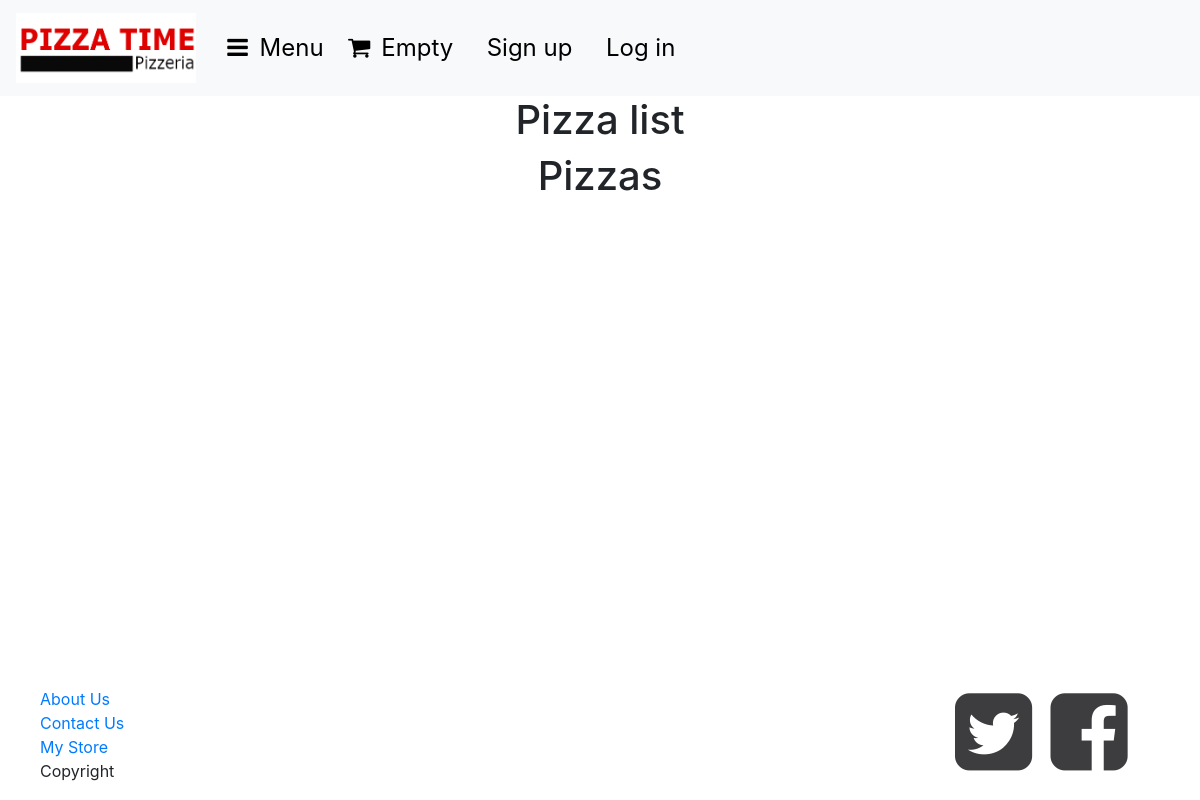
The app's page /pizzayeah, older data.
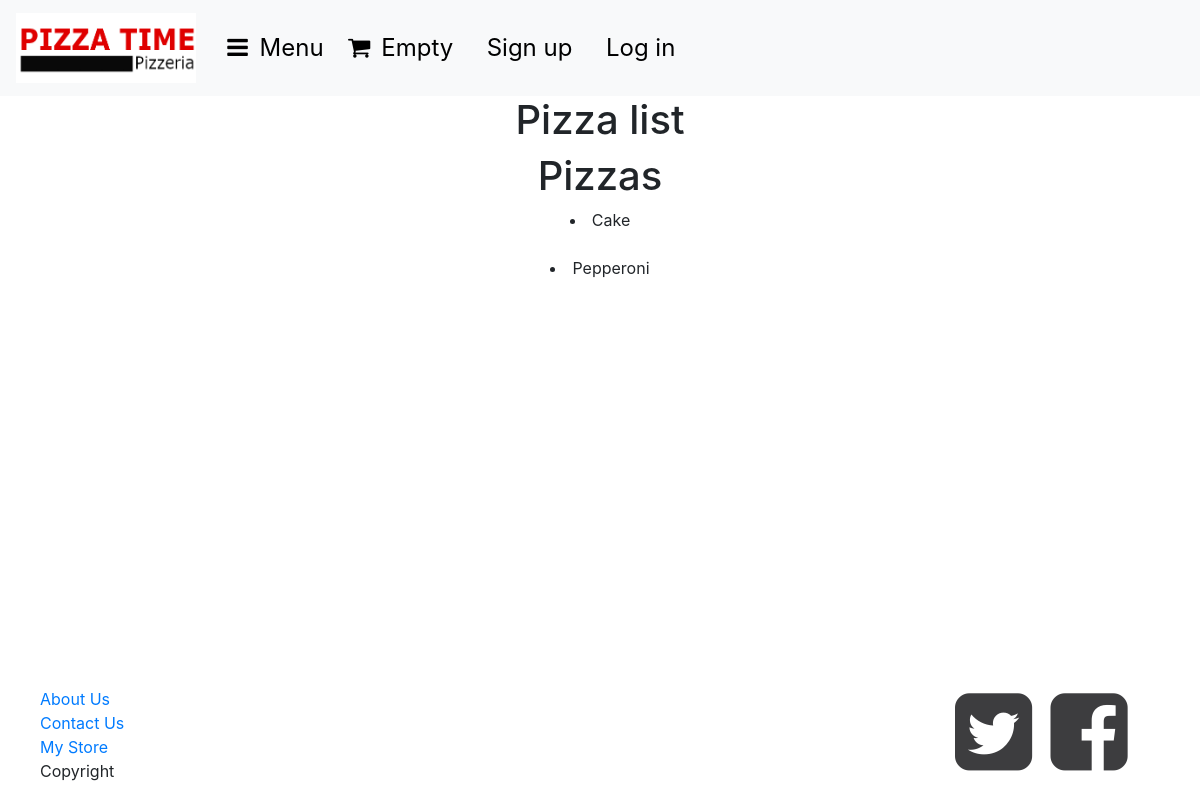
The same page, newer data.
### web_pizza/models.py (models this page shows, shortened)
class Product(models.Model):
    category = models.ForeignKey(Category, related_name='products', on_delete=models.CASCADE)
    TYPE_CHOICES = [
        ('Pizza', 'Pizza'),
        ('Soda', 'Soda'),
        ('Side', 'Side'),
    ]
    product_type = models.CharField(max_length=25, choices=TYPE_CHOICES, default=None)
    name = models.CharField(max_length=200,db_index=True)
    slug = models.SlugField(max_length=200, db_index=True)
    available = models.BooleanField(default=True)
    created = models.DateTimeField(auto_now_add=True)
    updated = models.DateTimeField(auto_now=True)
    image = models.ImageField(upload_to='products/%Y/%m/%d', blank=True)
    PIZZA_SIZES = (
        (12, 'Small'),
        (14, 'Medium'),
        (16, 'Large'),
    )
    topping = models.ManyToManyField('Topping', through='ToppingAmount')
    priceSm = models.DecimalField(max_digits=6, decimal_places=2, null=True)
    priceMd = models.DecimalField(max_digits=6, decimal_places=2, null=True)
    priceLg = models.DecimalField(max_digits=6, decimal_places=2, null=True)
    sizePizza = models.IntegerField(choices=PIZZA_SIZES, default=12, blank=False)
    SODA_SIZES = (
        (1, '12 Oz'),
        (2, '2 Liter'),
    )
    priceSodaSm = models.DecimalField(max_digits=6, decimal_places=2, null=True)
    priceSodaLg = models.DecimalField(max_digits=6, decimal_places=2, null=True)
    sizeSoda = models.IntegerField(choices=SODA_SIZES, default=1, blank=False)
    priceSide = models.DecimalField(max_digits=6, decimal_places=2, null=True)
    class Meta:
        ordering = ('name',)
        index_together = (('id','slug'),)
        verbose_name = 'product'
        verbose_name_plural = 'products'

### mystore/views.py (the view, shortened to what this page needs)
# urls.py: path('pizzayeah', views.pizzayeah, name='pizzayeah'),
def pizzayeah(request):
    context = {}
    context["products"] = Category.objects.all()
    context["products"] = Product.objects.all()
    context["pizzas"] = Pizza.objects.all()
    return render(request, "pizzayeah.html", context)

### cart/cart.py (called while the page is built)
    def __len__(self):
        return sum(item['quantity'] for item in self.cart.values())

### cart/context_processors.py (called while the page is built)
def cart(request):
    return {'cart':Cart(request)}

### mystore/templates/pizzayeah.html (shortened to what this page needs)
{% extends "base.html" %}
{% load static %}
{% block content %}
<center>
        <div class="pizza_list">
            <h1>Pizza list</h1>
        </div>
            <div id="main" class="pizza">
                <h1>Pizzas</h1>
                {% for pizza in products %}
                <div class="item">
                    <li>{{ pizza.name }}</li>
                    <br>
                </div>
                {% endfor %}
            </div>
</center>
{% endblock %}

Row changes from the older to the newer data that the page shows:
added Product: name "Cake"
added Product: name "Pepperoni"
